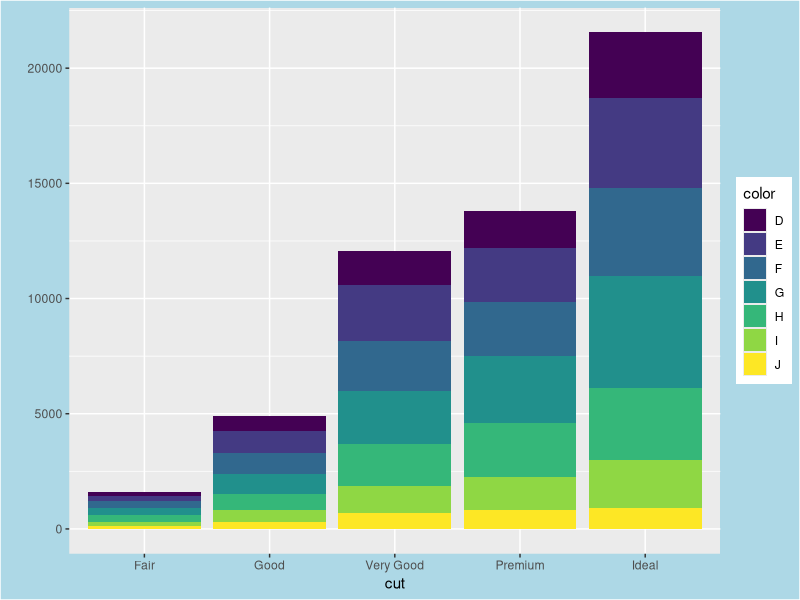
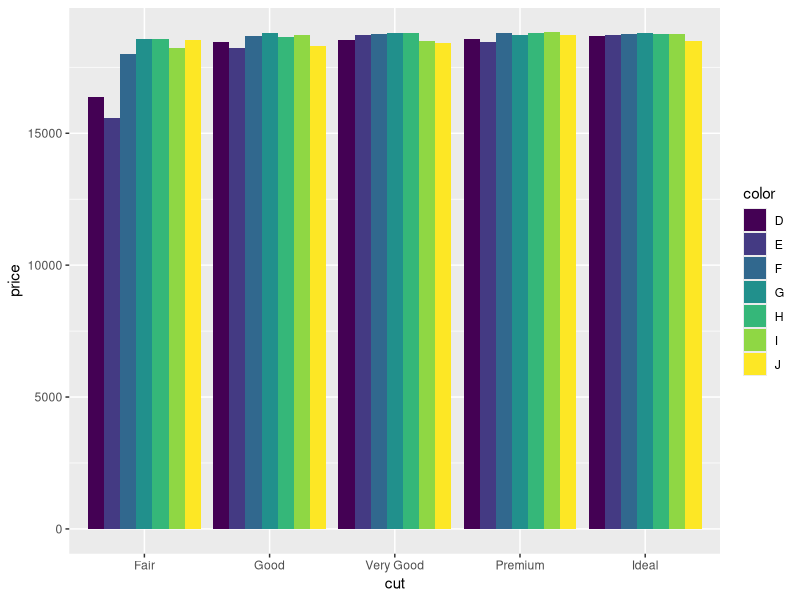
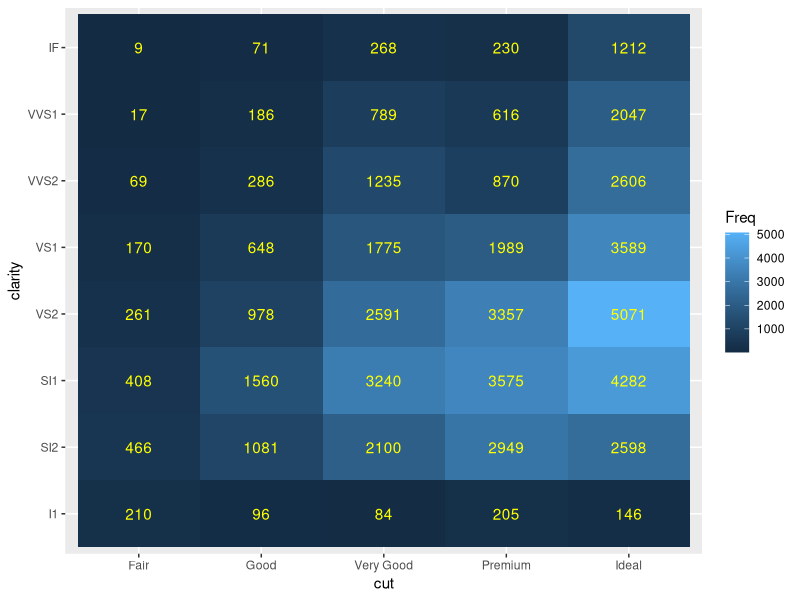

Write R code to recreate these figures, in order.
## ---- chunk 1
library(ggplot2)
## ---- chunk 2
qplot(x=cut, fill=color, data=diamonds) + 
    theme(plot.background = element_rect(fill="lightblue"))
## ---- chunk 3
ggplot(data=diamonds, aes(fill=color, y=price, x=cut)) +
    geom_bar(position="dodge", stat="identity")
## ---- chunk 4
ggplot(as.data.frame(table(diamonds[ ,c("cut", "clarity")])), 
       aes(x = cut, y = clarity)) + 
  geom_tile(aes(fill = Freq)) +
  geom_text(aes(label = Freq), col = 'yellow')
